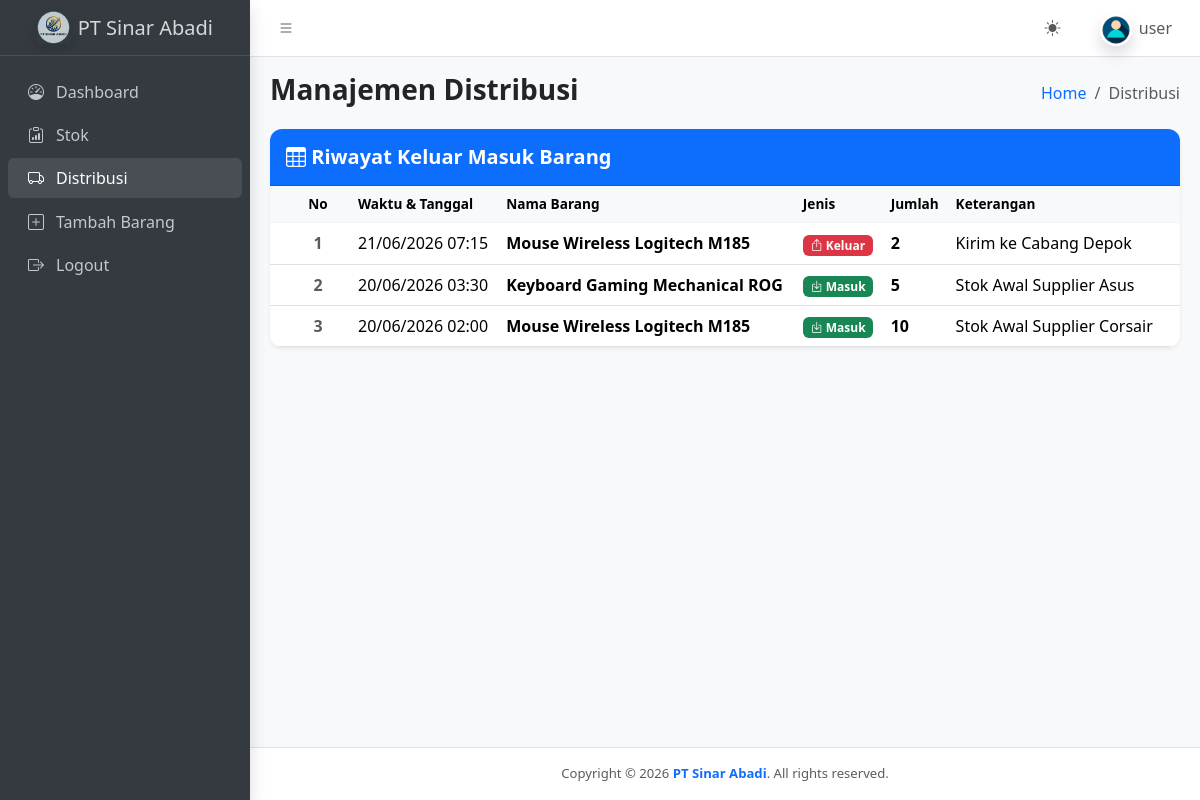
Page /distribusi.php (signed in) on the committed database.
### tables this page shows
CREATE TABLE `distribusi` (
  `id_distribusi` int(11) NOT NULL,
  `id_barang` int(11) NOT NULL,
  `jenis_distribusi` enum('Masuk','Keluar') NOT NULL,
  `jumlah` int(11) NOT NULL,
  `tanggal_distribusi` timestamp NOT NULL DEFAULT current_timestamp() ON UPDATE current_timestamp(),
  `keterangan` text NOT NULL
);

CREATE TABLE `barang` (
  `id` int(11) NOT NULL AUTO_INCREMENT,
  `nama_barang` varchar(100) NOT NULL,
  `status_id` varchar(50) DEFAULT NULL,
  `penyimpanan_id` varchar(100) DEFAULT NULL,
  `harga_barang` int(11) DEFAULT NULL,
  `stok` int(11) NOT NULL,
  `limit_stok` int(11) NOT NULL DEFAULT 5,
  `vendor_id` int(11) NOT NULL,
  PRIMARY KEY (`id`)
);

### distribusi.php (the view, shortened to what this page needs)
<?php
include 'koneksi.php';
$query_riwayat = "SELECT d.*, b.nama_barang
                  FROM distribusi d
                  JOIN barang b ON d.id_barang = b.id
                  ORDER BY d.tanggal_distribusi DESC, d.id_distribusi DESC";
$riwayat = mysqli_query($koneksi, $query_riwayat);
include __DIR__ . '/components/head.php';
include __DIR__ . '/components/topbar.php';
include __DIR__ . '/components/sidebar.php';
?>
<main class="app-main">
    <div class="app-content-header">
        <div class="container-fluid">
            <div class="row">
                <div class="col-sm-6">
                    <h3 class="mb-0 fw-bold">Manajemen Distribusi</h3>
                </div>
                <div class="col-sm-6">
                    <ol class="breadcrumb float-sm-end">
                        <li class="breadcrumb-item"><a href="index.php">Home</a></li>
                        <li class="breadcrumb-item active" aria-current="page">Distribusi</li>
                    </ol>
                </div>
            </div>
        </div>
    </div>
    <div class="app-content">
        <div class="container-fluid">
            <div class="row">
                <div class="col-12">
                    <div class="card shadow-sm border-0" style="border-radius: 12px; overflow: hidden;">
                        <div class="card-header bg-primary text-white d-flex justify-content-between align-items-center py-3">
                            <h5 class="mb-0 fw-bold"><i class="bi bi-table"></i> Riwayat Keluar Masuk Barang</h5>
                        </div>
                        <div class="card-body p-0">
                            <div class="table-responsive">
                                <table class="table table-hover align-middle mb-0">
                                    <thead class="table-light text-secondary fw-semibold" style="font-size: 0.85rem; border-bottom: 1px solid #f1f5f9;">
                                        <tr>
                                            <th width="80" class="ps-4 text-center">No</th>
                                            <th>Waktu & Tanggal</th>
                                            <th>Nama Barang</th>
                                            <th>Jenis</th>
                                            <th>Jumlah</th>
                                            <th>Keterangan</th>
                                        </tr>
                                    </thead>
                                    <tbody>
                                        <?php
                                        $no = 1;
                                        while ($r = mysqli_fetch_assoc($riwayat)) {
                                        ?>
                                            <tr>
                                                <td class="ps-4 text-center text-muted fw-semibold"><?= $no++; ?></td>
                                                <td><?= date('d/m/Y H:i', strtotime($r['tanggal_distribusi'])); ?></td>
                                                <td><strong><?= htmlspecialchars($r['nama_barang']); ?></strong></td>
                                                <td>
                                                    <?php if ($r['jenis_distribusi'] === 'Masuk') { ?>
                                                        <span class="badge bg-success"><i class="bi bi-box-arrow-in-down"></i> Masuk</span>
                                                    <?php } else { ?>
                                                        <span class="badge bg-danger"><i class="bi bi-box-arrow-up"></i> Keluar</span>
                                                    <?php } ?>
                                                </td>
                                                <td><strong><?= $r['jumlah']; ?></strong></td>
                                                <td><?= htmlspecialchars($r['keterangan']); ?></td>
                                            </tr>
                                        <?php } ?>
                                    </tbody>
                                </table>
                            </div>
                        </div>
                    </div>
                </div>
            </div>
        </div>
    </div>
</main>
<?php include __DIR__ . '/components/footer.php'; ?>

### rows in the picture
distribusi: tanggal_distribusi "21/06/2026 07:15", id_barang.nama_barang "Mouse Wireless Logitech M185", jenis_distribusi "Keluar" (drawn), jumlah "2", keterangan "Kirim ke Cabang Depok"
distribusi: tanggal_distribusi "20/06/2026 03:30", id_barang.nama_barang "Keyboard Gaming Mechanical ROG", jenis_distribusi "Masuk" (drawn), jumlah "5", keterangan "Stok Awal Supplier Asus"
distribusi: tanggal_distribusi "20/06/2026 02:00", id_barang.nama_barang "Mouse Wireless Logitech M185", jenis_distribusi "Masuk" (drawn), jumlah "10", keterangan "Stok Awal Supplier Corsair"

### other values in the picture
$username "user"
$appSettings['app_name'] "PT Sinar Abadi"
